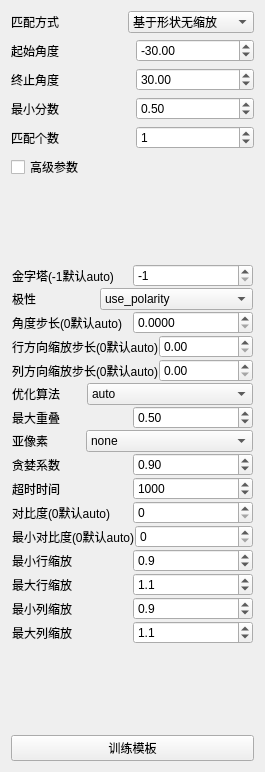
              <widget class="QWidget" name="scrollAreaWidgetContents_2">
               <property name="geometry">
                <rect>
                 <x>0</x>
                 <y>0</y>
                 <width>265</width>
                 <height>772</height>
                </rect>
               </property>
               <layout class="QVBoxLayout" name="verticalLayout_12">
                <item>
                 <layout class="QVBoxLayout" name="verticalLayout_9">
                  <item>
                   <layout class="QVBoxLayout" name="verticalLayout_5">
                    <item>
                     <layout class="QHBoxLayout" name="horizontalLayout">
                      <item>
                       <widget class="QLabel" name="label">
                        <property name="text">
                         <string>匹配方式</string>
                        </property>
                       </widget>
                      </item>
                      <item>
                       <widget class="QComboBox" name="cmb_MatchMethod_Train">
                        <item>
                         <property name="text">
                          <string>基于形状无缩放</string>
                         </property>
                        </item>
                        <item>
                         <property name="text">
                          <string>基于形状同步缩放</string>
                         </property>
                        </item>
                        <item>
                         <property name="text">
                          <string>基于形状异步缩放</string>
                         </property>
                        </item>
                        <item>
                         <property name="text">
                          <string>基于互相关</string>
                         </property>
                        </item>
                       </widget>
                      </item>
                     </layout>
                    </item>
                    <item>
                     <layout class="QHBoxLayout" name="horizontalLayout_4">
                      <item>
                       <widget class="QLabel" name="label_3">
                        <property name="text">
                         <string>起始角度</string>
                        </property>
                       </widget>
                      </item>
                      <item>
                       <widget class="QDoubleSpinBox" name="dspb_AngleStart_Train">
                        <property name="decimals">
                         <number>2</number>
                        </property>
                        <property name="minimum">
                         <double>-180.000000000000000</double>
                        </property>
                        <property name="maximum">
                         <double>0.000000000000000</double>
                        </property>
                        <property name="singleStep">
                         <double>0.010000000000000</double>
                        </property>
                        <property name="value">
                         <double>-30.000000000000000</double>
                        </property>
                       </widget>
                      </item>
                     </layout>
                    </item>
                    <item>
                     <layout class="QHBoxLayout" name="horizontalLayout_9">
                      <item>
                       <widget class="QLabel" name="label_4">
                        <property name="text">
                         <string>终止角度</string>
                        </property>
                       </widget>
                      </item>
                      <item>
                       <widget class="QDoubleSpinBox" name="dspb_AngleExtent_Train">
                        <property name="decimals">
                         <number>2</number>
                        </property>
                        <property name="maximum">
                         <double>180.000000000000000</double>
                        </property>
                        <property name="singleStep">
                         <double>0.010000000000000</double>
                        </property>
                        <property name="value">
                         <double>30.000000000000000</double>
                        </property>
                       </widget>
                      </item>
                     </layout>
                    </item>
                    <item>
                     <layout class="QHBoxLayout" name="horizontalLayout_24">
                      <item>
                       <widget class="QLabel" name="label_22">
                        <property name="text">
                         <string>最小分数</string>
                        </property>
                       </widget>
                      </item>
                      <item>
                       <widget class="QDoubleSpinBox" name="dspb_MinScore_Run">
                        <property name="maximum">
                         <double>1.000000000000000</double>
                        </property>
                        <property name="singleStep">
                         <double>0.010000000000000</double>
                        </property>
                        <property name="value">
                         <double>0.500000000000000</double>
                        </property>
                       </widget>
                      </item>
                     </layout>
                    </item>
                    <item>
                     <layout class="QHBoxLayout" name="horizontalLayout_25">
                      <item>
                       <widget class="QLabel" name="label_23">
                        <property name="text">
                         <string>匹配个数</string>
                        </property>
                       </widget>
                      </item>
                      <item>
                       <widget class="QSpinBox" name="spb_NumMatches_Run">
                        <property name="maximum">
                         <number>100</number>
                        </property>
                        <property name="value">
                         <number>1</number>
                        </property>
                       </widget>
                      </item>
                     </layout>
                    </item>
                   </layout>
                  </item>
                  <item>
                   <layout class="QVBoxLayout" name="verticalLayout_8" stretch="1,16">
                    <property name="spacing">
                     <number>1</number>
                    </property>
                    <item>
                     <widget class="QCheckBox" name="ckb_AdvancedData">
                      <property name="text">
                       <string>高级参数</string>
                      </property>
                     </widget>
                    </item>
                    <item>
                     <widget class="QWidget" name="widget_AdvancedData" native="true">
                      <layout class="QGridLayout" name="gridLayout_5">
                       <property name="leftMargin">
                        <number>1</number>
                       </property>
                       <property name="topMargin">
                        <number>1</number>
                       </property>
                       <property name="rightMargin">
                        <number>1</number>
                       </property>
                       <property name="bottomMargin">
                        <number>1</number>
                       </property>
                       <property name="spacing">
                        <number>1</number>
                       </property>
                       <item row="0" column="0">
                        <layout class="QVBoxLayout" name="verticalLayout_6">
                         <item>
                          <layout class="QHBoxLayout" name="horizontalLayout_3">
                           <item>
                            <widget class="QLabel" name="label_2">
                             <property name="text">
                              <string>金字塔(-1默认auto)</string>
                             </property>
                            </widget>
                           </item>
                           <item>
                            <widget class="QSpinBox" name="spb_NumLevels_Train">
                             <property name="minimum">
                              <number>-1</number>
                             </property>
                             <property name="maximum">
                              <number>10</number>
                             </property>
                             <property name="value">
                              <number>-1</number>
                             </property>
                            </widget>
                           </item>
                          </layout>
                         </item>
                         <item>
                          <layout class="QHBoxLayout" name="horizontalLayout_21">
                           <item>
                            <widget class="QLabel" name="label_13">
                             <property name="text">
                              <string>极性</string>
                             </property>
                            </widget>
                           </item>
                           <item>
                            <widget class="QComboBox" name="cmb_Metric_Train">
                             <item>
                              <property name="text">
                               <string>use_polarity</string>
                              </property>
                             </item>
                             <item>
                              <property name="text">
                               <string>ignore_color_polarity</string>
                              </property>
                             </item>
                             <item>
                              <property name="text">
                               <string>ignore_global_polarity</string>
                              </property>
                             </item>
                             <item>
                              <property name="text">
                               <string>ignore_local_polarity</string>
                              </property>
                             </item>
                            </widget>
                           </item>
                          </layout>
                         </item>
                         <item>
                          <layout class="QHBoxLayout" name="horizontalLayout_11">
                           <item>
                            <widget class="QLabel" name="label_5">
                             <property name="text">
                              <string>角度步长(0默认auto)</string>
                             </property>
                            </widget>
                           </item>
                           <item>
                            <widget class="QDoubleSpinBox" name="dspb_AngleStep_Train">
                             <property name="decimals">
                              <number>4</number>
                             </property>
                             <property name="maximum">
                              <double>0.196300000000000</double>
                             </property>
                             <property name="singleStep">
                              <double>0.000100000000000</double>
                             </property>
                             <property name="value">
                              <double>0.000000000000000</double>
                             </property>
                            </widget>
                           </item>
                          </layout>
                         </item>
                         <item>
                          <layout class="QHBoxLayout" name="horizontalLayout_14">
                           <item>
                            <widget class="QLabel" name="label_8">
                             <property name="text">
                              <string>行方向缩放步长(0默认auto)</string>
                             </property>
                            </widget>
                           </item>
                           <item>
                            <widget class="QDoubleSpinBox" name="dspb_ScaleRStep_Train">
                             <property name="maximum">
                              <double>1.000000000000000</double>
                             </property>
                             <property name="singleStep">
                              <double>0.010000000000000</double>
                             </property>
                             <property name="value">
                              <double>0.000000000000000</double>
                             </property>
                            </widget>
                           </item>
                          </layout>
                         </item>
                         <item>
                          <layout class="QHBoxLayout" name="horizontalLayout_19">
                           <item>
                            <widget class="QLabel" name="label_11">
                             <property name="text">
                              <string>列方向缩放步长(0默认auto)</string>
                             </property>
                            </widget>
                           </item>
                           <item>
                            <widget class="QDoubleSpinBox" name="dspb_ScaleCStep_Train">
                             <property name="maximum">
                              <double>1.000000000000000</double>
                             </property>
                             <property name="singleStep">
                              <double>0.010000000000000</double>
                             </property>
                             <property name="value">
                              <double>0.000000000000000</double>
                             </property>
                            </widget>
                           </item>
                          </layout>
                         </item>
                         <item>
                          <layout class="QHBoxLayout" name="horizontalLayout_20">
                           <item>
                            <widget class="QLabel" name="label_12">
                             <property name="text">
                              <string>优化算法</string>
                             </property>
                            </widget>
                           </item>
                           <item>
                            <widget class="QComboBox" name="cmb_Optimization_Train">
                             <item>
                              <property name="text">
                               <string>auto</string>
                              </property>
                             </item>
                             <item>
                              <property name="text">
                               <string>no_pregeneration</string>
                              </property>
                             </item>
                             <item>
                              <property name="text">
                               <string>none</string>
                              </property>
                             </item>
                             <item>
                              <property name="text">
                               <string>point_reduction_high</string>
                              </property>
                             </item>
                             <item>
                              <property name="text">
                               <string>point_reduction_low</string>
                              </property>
                             </item>
                             <item>
                              <property name="text">
                               <string>point_reduction_medium</string>
                              </property>
                             </item>
                             <item>
                              <property name="text">
                               <string>pregeneration</string>
                              </property>
                             </item>
                            </widget>
                           </item>
                          </layout>
                         </item>
                         <item>
                          <layout class="QHBoxLayout" name="horizontalLayout_27">
                           <item>
                            <widget class="QLabel" name="label_24">
                             <property name="text">
                              <string>最大重叠</string>
                             </property>
                            </widget>
                           </item>
                           <item>
                            <widget class="QDoubleSpinBox" name="dspb_MaxOverlap_Run">
                             <property name="maximum">
                              <double>1.000000000000000</double>
                             </property>
                             <property name="singleStep">
                              <double>0.010000000000000</double>
                             </property>
                             <property name="value">
                              <double>0.500000000000000</double>
                             </property>
                            </widget>
                           </item>
                          </layout>
                         </item>
                         <item>
                          <layout class="QHBoxLayout" name="horizontalLayout_29">
                           <item>
                            <widget class="QLabel" name="label_25">
                             <property name="text">
                              <string>亚像素</string>
                             </property>
                            </widget>
                           </item>
                           <item>
                            <widget class="QComboBox" name="cmb_SubPixel_Run">
                             <item>
                              <property name="text">
                               <string>none</string>
                              </property>
                             </item>
                             <item>
                              <property name="text">
                               <string>interpolation</string>
                              </property>
                             </item>
                             <item>
                              <property name="text">
                               <string>least_squares</string>
                              </property>
                             </item>
                             <item>
                              <property name="text">
                               <string>least_squares_high</string>
                              </property>
                             </item>
                             <item>
                              <property name="text">
                               <string>least_squares_very_high</string>
                              </property>
                             </item>
                            </widget>
                           </item>
                          </layout>
                         </item>
                         <item>
                          <layout class="QHBoxLayout" name="horizontalLayout_30">
                           <item>
                            <widget class="QLabel" name="label_27">
                             <property name="text">
                              <string>贪婪系数</string>
                             </property>
                            </widget>
                           </item>
                           <item>
                            <widget class="QDoubleSpinBox" name="dspb_Greediness_Run">
                             <property name="maximum">
                              <double>1.000000000000000</double>
                             </property>
                             <property name="singleStep">
                              <double>0.010000000000000</double>
                             </property>
                             <property name="value">
                              <double>0.900000000000000</double>
                             </property>
                            </widget>
                           </item>
                          </layout>
                         </item>
                         <item>
                          <layout class="QHBoxLayout" name="horizontalLayout_31">
                           <item>
                            <widget class="QLabel" name="label_18">
                             <property name="text">
                              <string>超时时间</string>
                             </property>
                            </widget>
                           </item>
                           <item>
                            <widget class="QSpinBox" name="spb_Timeout">
                             <property name="minimum">
                              <number>1</number>
                             </property>
                             <property name="maximum">
                              <number>999999</number>
                             </property>
                             <property name="value">
                              <number>1000</number>
                             </property>
                            </widget>
                           </item>
                          </layout>
                         </item>
                         <item>
                          <layout class="QHBoxLayout" name="horizontalLayout_22">
                           <item>
                            <widget class="QLabel" name="label_14">
                             <property name="text">
                              <string>对比度(0默认auto)</string>
                             </property>
                            </widget>
                           </item>
                           <item>
                            <widget class="QSpinBox" name="spb_Contrast_Train">
                             <property name="maximum">
                              <number>255</number>
                             </property>
                             <property name="value">
                              <number>0</number>
                             </property>
                            </widget>
                           </item>
                          </layout>
                         </item>
                         <item>
                          <layout class="QHBoxLayout" name="horizontalLayout_23">
                           <item>
                            <widget class="QLabel" name="label_15">
                             <property name="text">
                              <string>最小对比度(0默认auto)</string>
                             </property>
                            </widget>
                           </item>
                           <item>
                            <widget class="QSpinBox" name="spb_MinContrast_Train">
                             <property name="maximum">
                              <number>255</number>
                             </property>
                             <property name="value">
                              <number>0</number>
                             </property>
                            </widget>
                           </item>
                          </layout>
                         </item>
                         <item>
                          <layout class="QHBoxLayout" name="horizontalLayout_12">
                           <item>
                            <widget class="QLabel" name="label_6">
                             <property name="text">
                              <string>最小行缩放</string>
                             </property>
                            </widget>
                           </item>
                           <item>
                            <widget class="QDoubleSpinBox" name="dspb_ScaleRMin_Train">
                             <property name="decimals">
                              <number>1</number>
                             </property>
                             <property name="maximum">
                              <double>1.000000000000000</double>
                             </property>
                             <property name="singleStep">
                              <double>0.100000000000000</double>
                             </property>
                             <property name="value">
                              <double>0.900000000000000</double>
                             </property>
                            </widget>
                           </item>
                          </layout>
                         </item>
                         <item>
                          <layout class="QHBoxLayout" name="horizontalLayout_13">
                           <item>
                            <widget class="QLabel" name="label_7">
                             <property name="text">
                              <string>最大行缩放</string>
                             </property>
                            </widget>
                           </item>
                           <item>
                            <widget class="QDoubleSpinBox" name="dspb_ScaleRMax_Train">
                             <property name="decimals">
                              <number>1</number>
                             </property>
                             <property name="minimum">
                              <double>1.000000000000000</double>
                             </property>
                             <property name="maximum">
                              <double>2.000000000000000</double>
                             </property>
                             <property name="singleStep">
                              <double>0.100000000000000</double>
                             </property>
                             <property name="value">
                              <double>1.100000000000000</double>
                             </property>
                            </widget>
                           </item>
                          </layout>
                         </item>
                         <item>
                          <layout class="QHBoxLayout" name="horizontalLayout_15">
                           <item>
                            <widget class="QLabel" name="label_9">
                             <property name="text">
                              <string>最小列缩放</string>
                             </property>
                            </widget>
                           </item>
                           <item>
                            <widget class="QDoubleSpinBox" name="dspb_ScaleCMin_Train">
                             <property name="decimals">
                              <number>1</number>
                             </property>
                             <property name="maximum">
                              <double>1.000000000000000</double>
                             </property>
                             <property name="singleStep">
                              <double>0.100000000000000</double>
                             </property>
                             <property name="value">
                              <double>0.900000000000000</double>
                             </property>
                            </widget>
                           </item>
                          </layout>
                         </item>
                         <item>
                          <layout class="QHBoxLayout" name="horizontalLayout_16">
                           <item>
                            <widget class="QLabel" name="label_10">
                             <property name="text">
                              <string>最大列缩放</string>
                             </property>
                            </widget>
                           </item>
                           <item>
                            <widget class="QDoubleSpinBox" name="dspb_ScaleCMax_Train">
                             <property name="decimals">
                              <number>1</number>
                             </property>
                             <property name="minimum">
                              <double>1.000000000000000</double>
                             </property>
                             <property name="maximum">
                              <double>2.000000000000000</double>
                             </property>
                             <property name="singleStep">
                              <double>0.100000000000000</double>
                             </property>
                             <property name="value">
                              <double>1.100000000000000</double>
                             </property>
                            </widget>
                           </item>
                          </layout>
                         </item>
                        </layout>
                       </item>
                      </layout>
                     </widget>
                    </item>
                   </layout>
                  </item>
                  <item>
                   <widget class="QPushButton" name="btn_Train_Template">
                    <property name="text">
                     <string>训练模板</string>
                    </property>
                   </widget>
                  </item>
                 </layout>
                </item>
               </layout>
              </widget>
